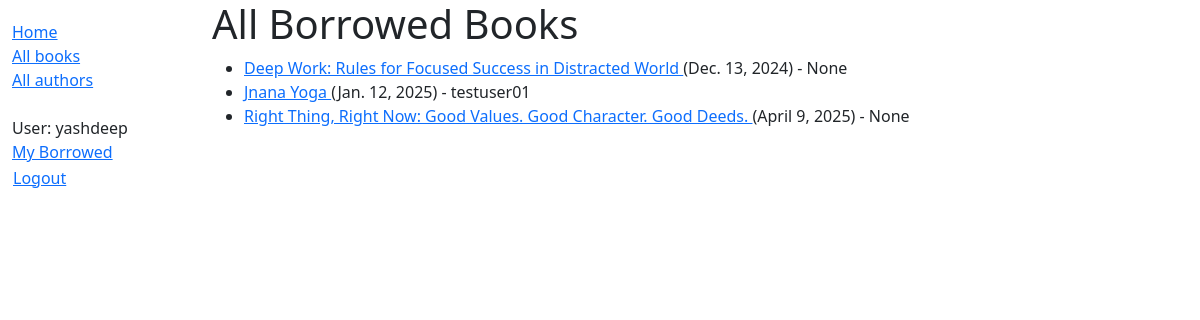
/catalog/borrowed/ (signed in), run on an earlier commit of the app's database.
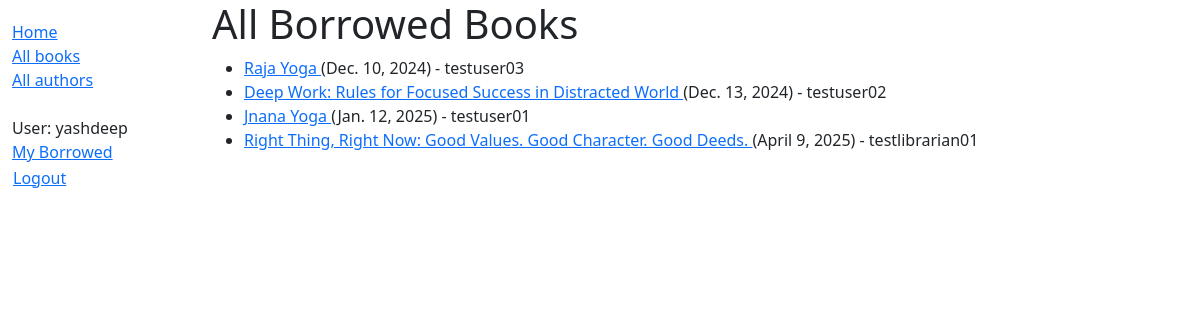
And on a later commit of the database.
### catalog/models.py (models this page shows, shortened)
class BookInstance(models.Model):
    id = models.UUIDField(
        primary_key=True,
        default=uuid.uuid4,
        help_text="Unique ID for this particular book across whole library"
    )
    book = models.ForeignKey('Book', on_delete=models.RESTRICT, null=True)
    imprint = models.CharField(max_length=200)
    due_back = models.DateField(null=True, blank=True)
    LOAN_STATUS = (
        ('m', 'Maintenance'),
        ('o', 'On loan'),
        ('a', 'Available'),
        ('r', 'Reserved'),
    )
    status = models.CharField(
        max_length=1,
        choices=LOAN_STATUS,
        blank=True,
        default='m',
        help_text='Book Availability',
    )
    borrower = models.ForeignKey(
        settings.AUTH_USER_MODEL,
        on_delete=models.SET_NULL,
        null=True,
        blank=True
    )
    class Meta:
        ordering = ["due_back"]
        permissions = (("can_mark_returned", "Set book as returned"),)

class Book(models.Model):
    title = models.CharField(max_length=200)
    author = models.ForeignKey('Author', on_delete=models.RESTRICT, null=True)
    summary = models.TextField(
        max_length=1000, help_text="Enter a brief description of the Book")
    isbn = models.CharField("ISBN",
                            max_length=13,
                            unique=True,
                            help_text="13 Character <a href='#'>ISBN number</a>")
    genre = models.ManyToManyField(
        Genre, help_text="Select a genre for this book")
    language = models.ForeignKey(
        Language, on_delete=models.SET_NULL, null=True)
    def display_genre(self):
        """Create a string for the Genre. This is required to display genre in Admin."""
        return ', '.join(genre.name for genre in self.genre.all()[:3])
    display_genre.short_description = "Genres"

### catalog/views.py (the view)
# urls.py: path("borrowed/", views.AllBorrowedBooksListView.as_view(), name="all-borrowed"),
class AllBorrowedBooksListView(LoginRequiredMixin, generic.ListView):
    model = BookInstance
    template_name = "catalog/bookinstance_list_borrowed_all.html"
    paginate_by = 10
    def get_queryset(self):
        return (
            BookInstance.objects.filter(status__exact='o').order_by("due_back")
        )

### catalog/templates/catalog/bookinstance_list_borrowed_all.html
{% extends "base_generic.html" %}
{% block content %}
    <h1>All Borrowed Books</h1>
    {% if perms.catalog.can_mark_returned %}
        {% if bookinstance_list %}
            <ul>
                {% for bookinst in bookinstance_list %}
                <li>
                    <a href="{% url 'all-borrowed' %}">
                        {{ bookinst.book.title }}
                    </a>({{ bookinst.due_back }}) - {{ bookinst.borrower }}
                </li>
                {% endfor %}
            </ul>
        {% else %}
            <p>There are no books borrowed.</p>
        {% endif %}
    {% else %}
            <p>You are not authorized to view this page!</p>
    {% endif %}
{% endblock %}

What changed in the data, as far as the page shows it:
now on this page (row edited): BookInstance: book "Raja Yoga", due_back "Dec. 10, 2024", borrower "testuser03"
changed BookInstance "Deep Work: Rules for Focused Success in Distracted World": borrower "None" → "testuser02"
changed BookInstance "Right Thing, Right Now: Good Values. Good Character. Good Deeds.": borrower "None" → "testlibrarian01"
